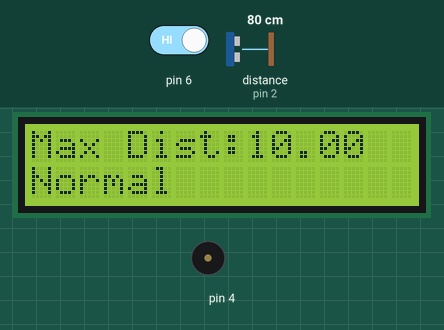
Simulated run of this sketch. Board: Arduino Uno, built with avr-gcc and run on an emulated ATmega328P. Parts: 16×2 character LCD, buzzer (waves = sounding). The inputs (shaded band) are chosen by the test bench; at power-on: distance to the obstacle (sensor on pin 2) 80 cm, pin 6 HIGH.

Above: at 6.2 s.
6.3 s: distance to the obstacle (sensor on pin 2) set to 11 cm
7.9 s: distance to the obstacle (sensor on pin 2) set to 8 cm
At 10.1 s:
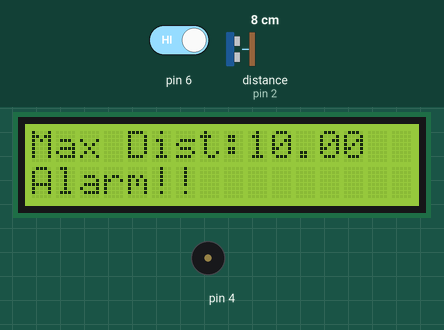
10.5 s: pin 6 driven LOW
At 12.8 s:
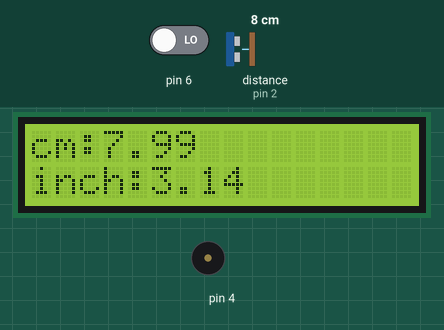
13.6 s: pin 6 driven HIGH
At 14.06 s:
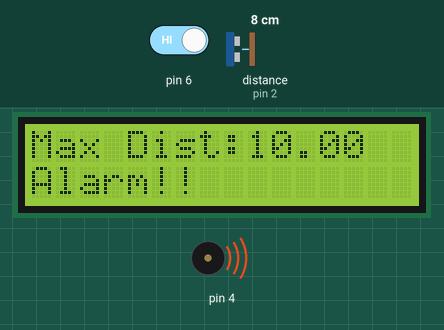
16.7 s: distance to the obstacle (sensor on pin 2) set to 18 cm
At 19.3 s:
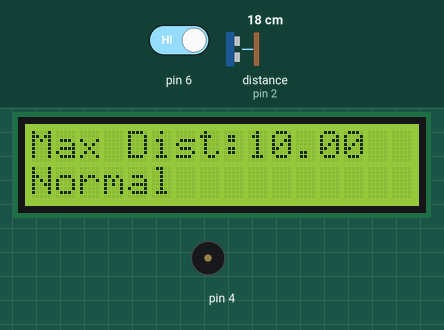
Timing chart, 0 to 20.4 s (numbered marks = the images above; inputs shaded):
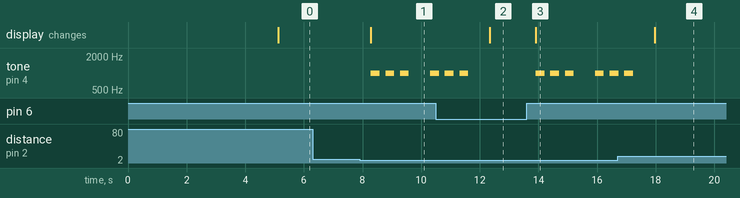

Measured:
- the behaviour switches between 10 and 9 cm on distance to the obstacle (sensor on pin 2) (found by bisection; images 0 and 1)
- after the input at 6.3 s, every drawn part: stays the same
- after the input at 7.9 s, tone on pin 4: silent → 1000 Hz after 0.38 s, then repeats every 0.50 s: silent 0.20 s, 1000 Hz 0.30 s; the display: changes after 0.38 s (image 1)
- after the input at 10.5 s, tone on pin 4: goes on until 11.6 s, then stays silent; the display: changes after 1.8 s (image 2)
- after the input at 13.6 s, tone on pin 4: plays 1000 Hz for 0.30 s, 1000 Hz for 0.30 s, 1000 Hz for 0.30 s, 1000 Hz for 0.30 s, 1000 Hz for 0.26 s, starting after 0.31 s; the display: changes after 0.31 s (image 3)
- after the input at 16.7 s, tone on pin 4: goes on until 17.2 s, then stays silent; the display: changes after 1.3 s (image 4)

The sketch:

3_3_1_LCD_HSRC04_BN.ino
```cpp
/*
 * Generated using BlocklyDuino:
 *
 * https://github.com/MediaTek-Labs/BlocklyDuino-for-LinkIt
 *
 * Date: Sun, 31 Mar 2019 04:24:44 GMT
 */

#include <LiquidCrystal_I2C.h>
LiquidCrystal_I2C lcd_i2c(0x3F);

#include <Ultrasonic.h>

float MaxDist;

Ultrasonic ultrasonic_3_2(3, 2);

void setup()
{
  lcd_i2c.begin(16, 2);
  MaxDist = 10;
  lcd_i2c.backlight();
  lcd_i2c.clear();
  lcd_i2c.setCursor(0,0);
  lcd_i2c.print("Distance Metter");
  lcd_i2c.setCursor(0,1);
  lcd_i2c.print("Start now!!");
  delay(5000);
  pinMode(6, INPUT);
}


void loop()
{
  lcd_i2c.clear();
  if (digitalRead(6) == LOW) {
    lcd_i2c.setCursor(0,0);
    lcd_i2c.print("cm:");
    lcd_i2c.setCursor(3,0);
    lcd_i2c.print(ultrasonic_3_2.convert(ultrasonic_3_2.timing(), Ultrasonic::CM));
    lcd_i2c.setCursor(0,1);
    lcd_i2c.print("inch:");
    lcd_i2c.setCursor(5,1);
    lcd_i2c.print(ultrasonic_3_2.convert(ultrasonic_3_2.timing(), Ultrasonic::IN));

  } else {
    lcd_i2c.setCursor(0,0);
    lcd_i2c.print("Max Dist:");
    lcd_i2c.setCursor(9,0);
    lcd_i2c.print(MaxDist);
    if (MaxDist <= ultrasonic_3_2.convert(ultrasonic_3_2.timing(), Ultrasonic::CM)) {
      lcd_i2c.setCursor(0,1);
      lcd_i2c.print("Normal");

    } else {
      lcd_i2c.setCursor(0,1);
      lcd_i2c.print("Alarm!!");
      for (int count = 0; count < 3; count++) {
        tone(4, 1000, 300);
        delay(500);
      }

    }

  }
  delay(500);
}
```
